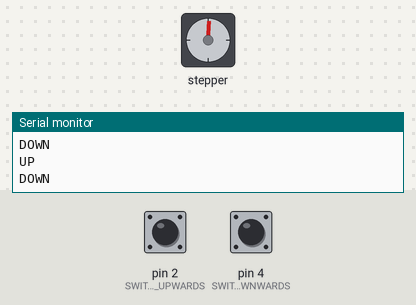
The sketch below on a simulated Arduino Uno, built with avr-gcc and run on an emulated ATmega328P. On the bench: stepper motor, the last lines printed to the serial monitor. The inputs (shaded band) are chosen by the test bench; at power-on: pin 2 (SWITCH_UPWARDS) HIGH, pin 4 (SWITCH_DOWNWARDS) HIGH. Stepper angles assume 2048 steps per turn.

Above: at 1.09 s.
1.4 s: pin 2 (SWITCH_UPWARDS) pulled LOW for 0.35 s
At 2.96 s:
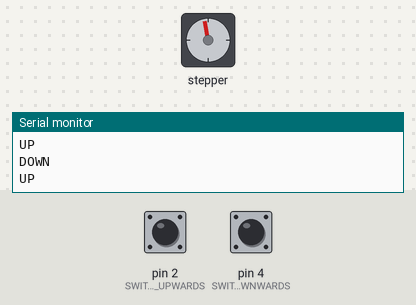
4.4 s: pin 4 (SWITCH_DOWNWARDS) pulled LOW for 1 s
At 5.48 s:
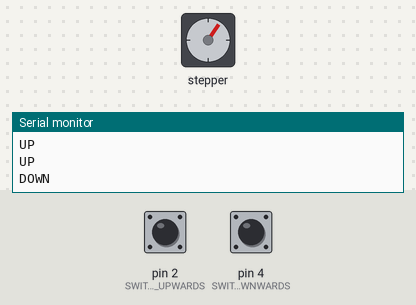
7.7 s: pin 4 (SWITCH_DOWNWARDS) pulled LOW for 0.35 s
At 8.04 s:
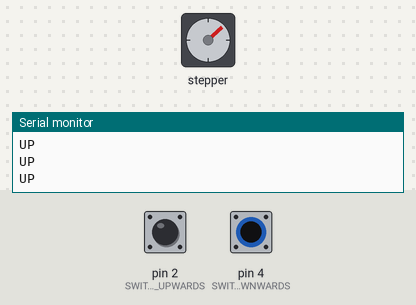
11.0 s: pin 2 (SWITCH_UPWARDS) pulled LOW for 3.2 s
At 12.76 s:
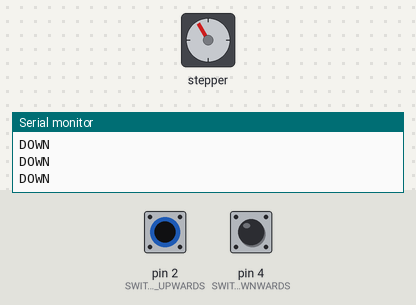
15.7 s: pin 2 (SWITCH_UPWARDS) pulled LOW for 1 s
18.8 s: pin 2 (SWITCH_UPWARDS) pulled LOW for 1 s
Timing chart, 0 to 23.0 s (numbered marks = the images above; inputs shaded):
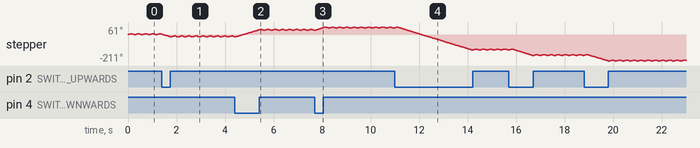

The sketch:

auto_blinds_v1.0.ino
```cpp
#include <Stepper.h>

#define SWITCH_UPWARDS 2
#define SWITCH_DOWNWARDS 4

Stepper myStepper(2048, 8, 10, 9, 11);

void setup() {
  Serial.begin(9600);

  pinMode(SWITCH_UPWARDS, INPUT_PULLUP);
  pinMode(SWITCH_DOWNWARDS, INPUT_PULLUP);

  myStepper.setSpeed(10);
}

void loop() {
  control_blinds();
}

void control_blinds() {
  blinds_up_with_switch();
  blinds_down_with_switch();
}

void blinds_up_with_switch() {
  if (digitalRead(SWITCH_UPWARDS) == HIGH)
  {
    Serial.println("UP");
    myStepper.step(50);
  }
}

void blinds_down_with_switch() {
  if (digitalRead(SWITCH_DOWNWARDS) == HIGH)
  {
    Serial.println("DOWN");
    myStepper.step(-50);
  }
}
```
